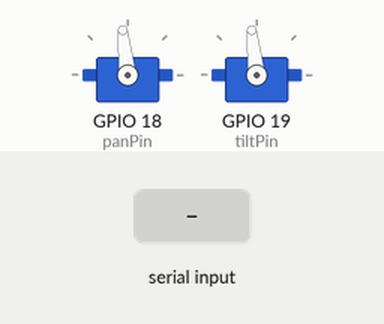
This sketch was run on a simulated ESP32. Parts: 2 × servo. Inputs (shaded band) come from the test bench. What the sketch prints to the serial monitor is not drawn.

Above: at 2.2 s.
2.3 s: "90,45\n" received over Serial
At 3.2 s:
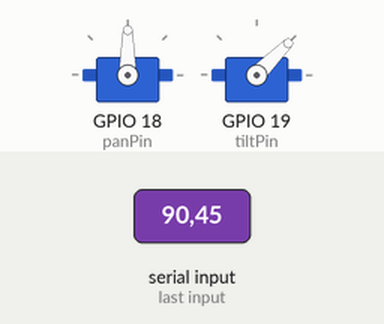
3.8 s: "30,150\n" received over Serial
At 4.4 s:
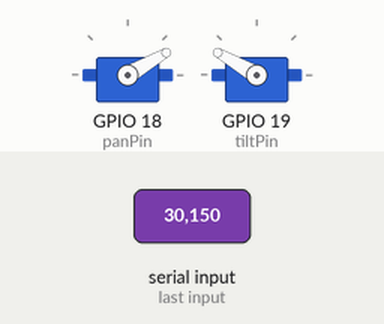
5.3 s: "1,90\n" received over Serial
At 6.7 s:
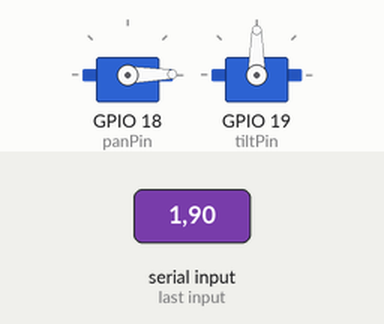
Timing chart, 0 to 8.3 s (numbered marks = the images above; inputs shaded):
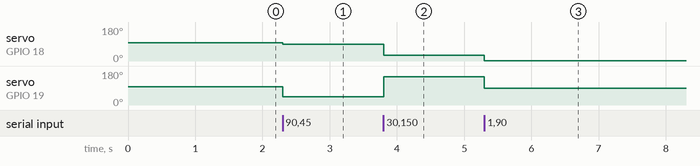

Measured:
- after the input at 2.3 s, servo on GPIO 18 (panPin): 96° → 90° at once; servo on GPIO 19 (tiltPin): 96° → 45° at once
- after the input at 3.8 s, servo on GPIO 18 (panPin): 90° → 30° at once; servo on GPIO 19 (tiltPin): 45° → 150° at once
- after the input at 5.3 s, servo on GPIO 18 (panPin): 30° → 1° at once; servo on GPIO 19 (tiltPin): 150° → 90° at once

The sketch:

hand_servo.ino
```cpp
#include <ESP32Servo.h>

Servo panServo;
Servo tiltServo;

const int panPin = 18;
const int tiltPin = 19;

void setup() {
  Serial.begin(115200);
  delay(1000);

  ESP32PWM::allocateTimer(0);
  ESP32PWM::allocateTimer(1);

  panServo.setPeriodHertz(50);
  tiltServo.setPeriodHertz(50);

  panServo.attach(panPin, 500, 2400);
  tiltServo.attach(tiltPin, 500, 2400);

  // Kalibrasyon sonucuna göre yeni durma noktamız: 96
  panServo.write(96);
  tiltServo.write(96);
  Serial.println("SISTEM HAZIR: 360 Derece Kalibre Edilmis Mod.");
}

void loop() {
  if (Serial.available() > 0) {
    String data = Serial.readStringUntil('\n');
    data.trim();

    int commaIndex = data.indexOf(',');
    if (commaIndex != -1) {
      String panStr = data.substring(0, commaIndex);
      String tiltStr = data.substring(commaIndex + 1);

      int panHizYon = panStr.toInt();
      int tiltHizYon = tiltStr.toInt();

      // Gelen komutları doğrudan motorlara yaz
      panServo.write(panHizYon);
      tiltServo.write(tiltHizYon);
    }
  }
}
```
